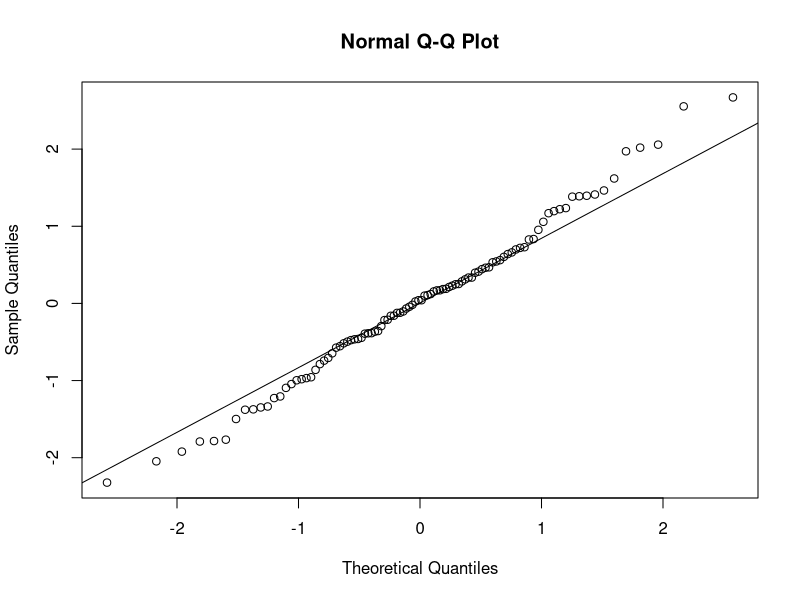
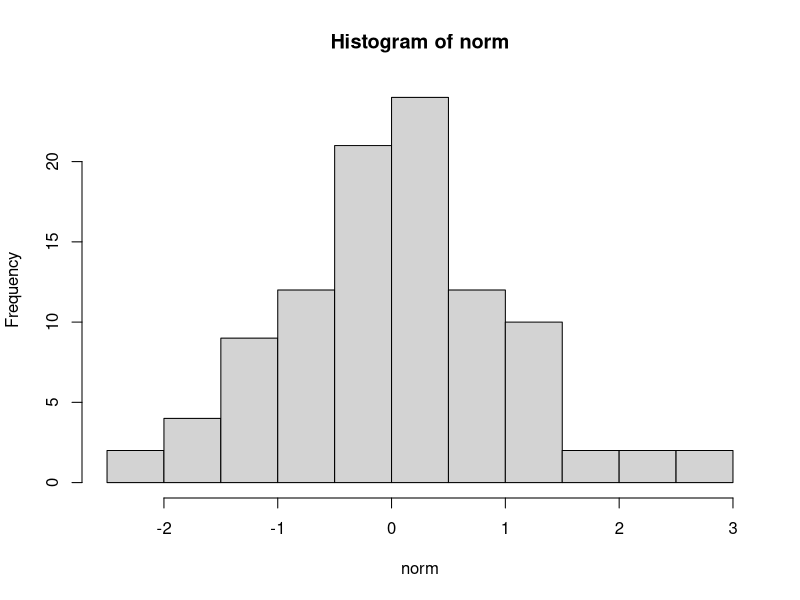
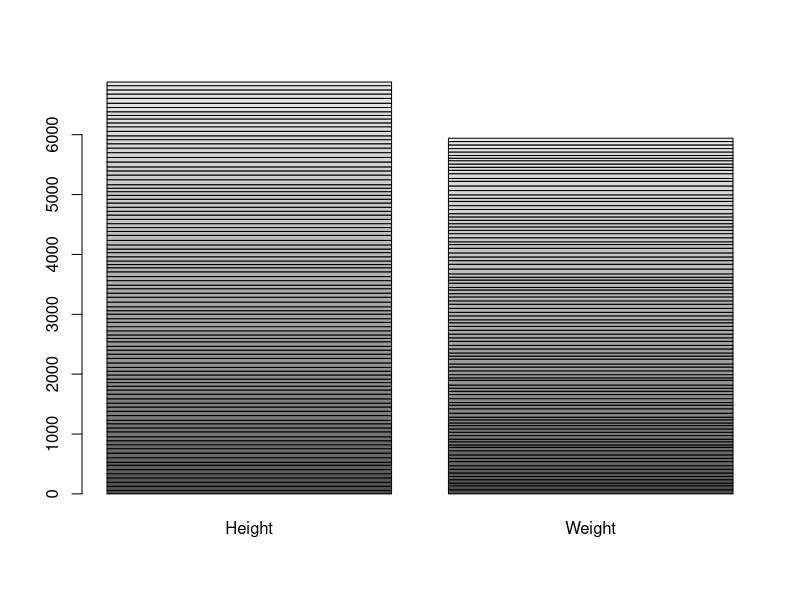
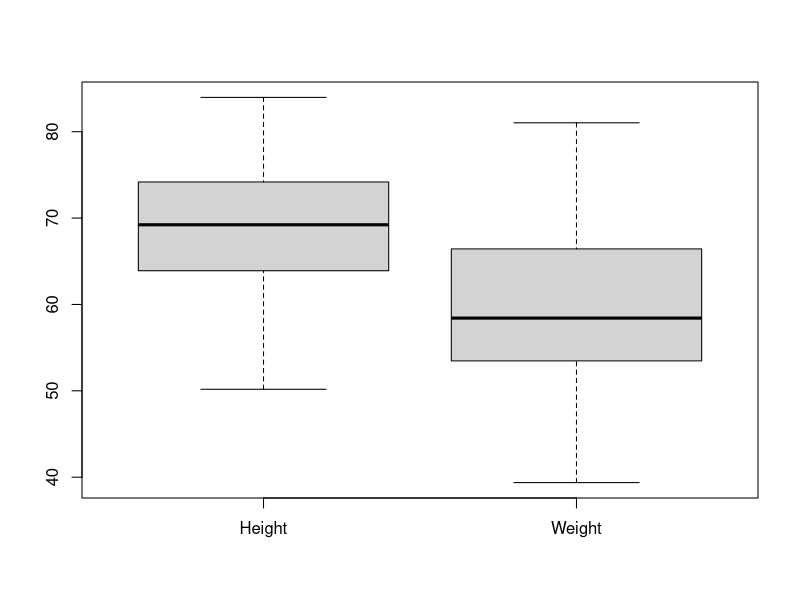
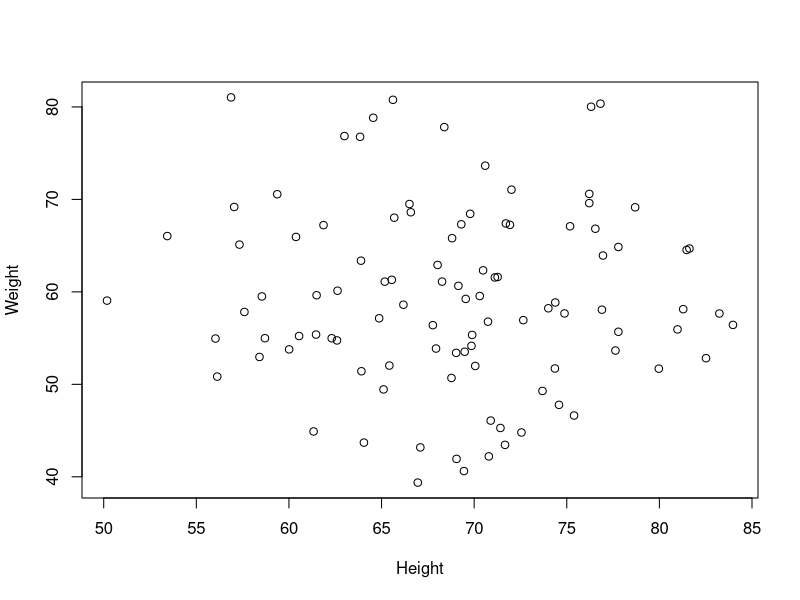
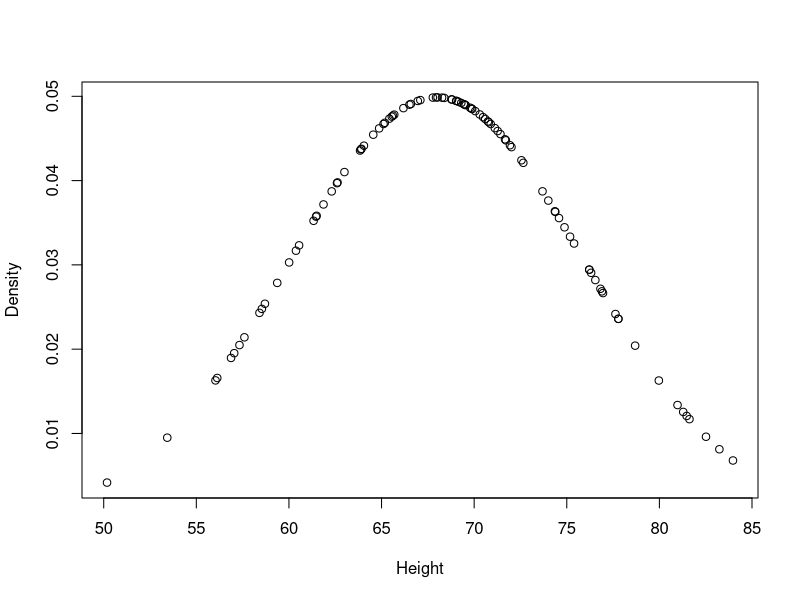
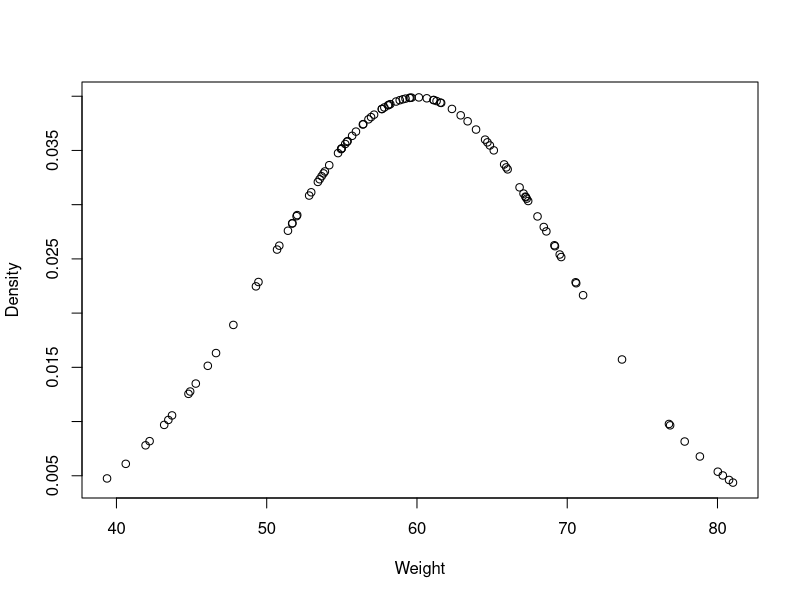
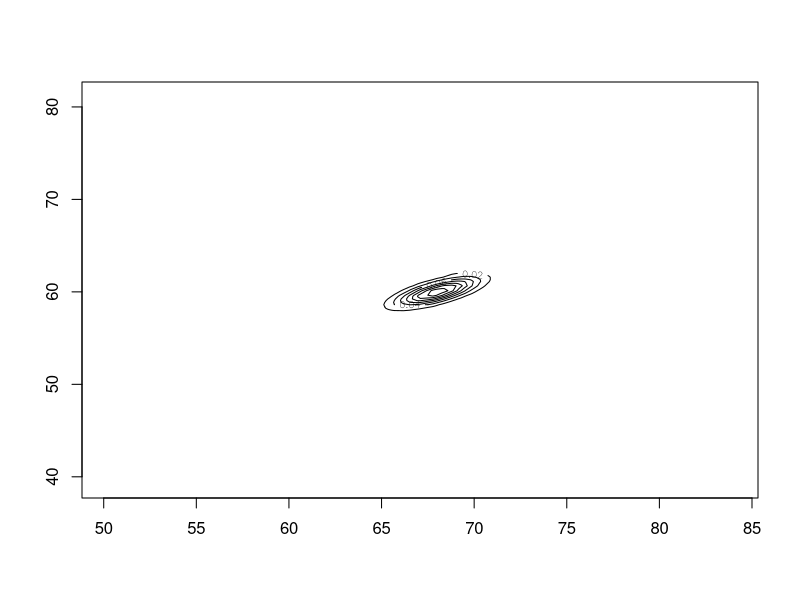

These charts were generated, in order, by the following R code:
#Answer of Q9.1
set.seed(1000)
norm = rnorm(100)
mean(norm)
sd(norm)
var(norm)
median(norm)
quantile(norm)


#Answer of Q9.2
png('Histogram.png')
hist(norm, breaks=15)
dev.off()


#Answer of Q9.3
qqnorm(norm);qqline(norm)


#Answer of Q9.4
dat=data.frame(rnorm(100,68,8),rnorm(100,60,10))
colnames(dat) = c("Height","Weight")
summary(dat)				#For finding summary
png('Bargraph.png')
barplot(as.matrix(dat))			#For Bar Graph
dev.off()
png('Boxplot.png')
boxplot(dat)				#For Box Plot
dev.off()
png('Scatterplot.png')
plot(dat)					#For Scatter Plot
dev.off()


#Answer of Q9.5
hdensity=dnorm(dat[,1],68,8)
png('NormalDistribHeight.png')
plot(dat[,1],hdensity, xlab="Height", ylab="Density")
dev.off()
wdensity=dnorm(dat[,2],60,10)
png('NormalDistribWeight.png')
plot(dat[,2],wdensity, xlab="Weight", ylab="Density")
dev.off()


#Answer of Q9.6
library(mvtnorm)
x = sort(dat[,1])
y = sort(dat[,2])
z = matrix(0,nrow=100,ncol=100)
mu=c(68,60)
sigma <- matrix(c(2,1,1,1),nrow=2)
for (i in 1:100) {
for (j in 1:100) {
z[i,j] <- dmvnorm(c(x[i],y[j]),
mean=mu,sigma=sigma)
}
}
png('Bivariate.png')
contour(x,y,z)
dev.off()
